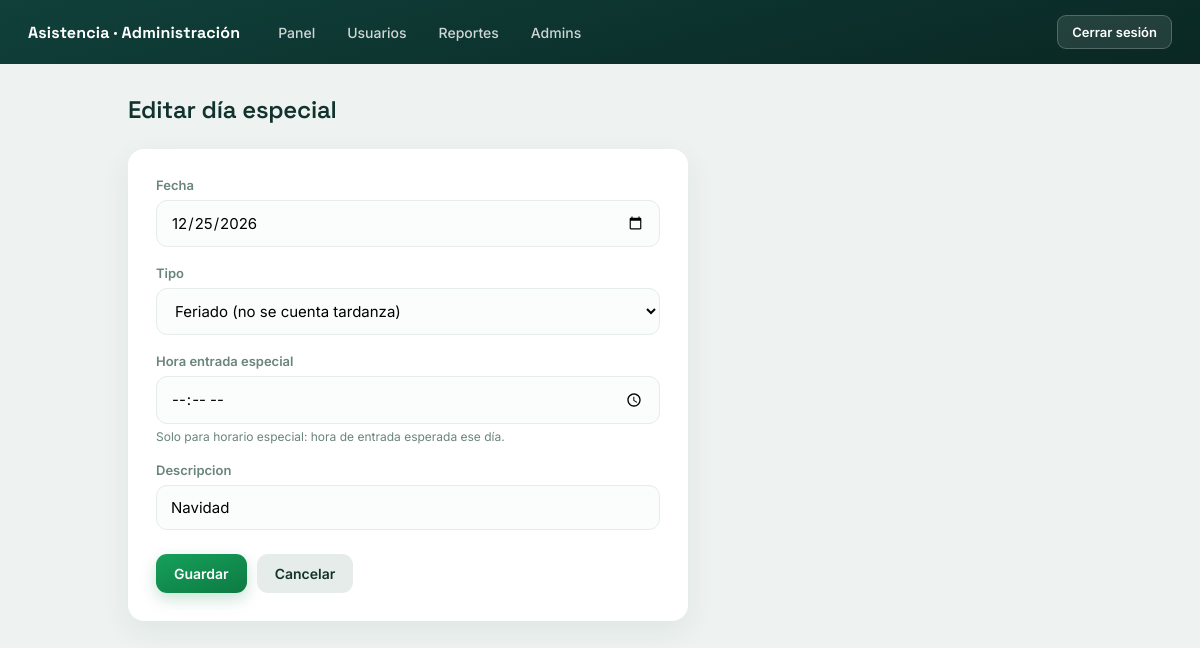
The page /gestion/dias/13/editar/ (signed in) on the database its author committed.
### registro/models.py (models this page shows, shortened)
class DiaEspecial(models.Model):
    FERIADO = "feriado"
    HORARIO_ESPECIAL = "horario_especial"
    TIPOS = [
        (FERIADO, "Feriado (no se cuenta tardanza)"),
        (HORARIO_ESPECIAL, "Horario especial (otra hora de entrada ese día)"),
    ]
    fecha = models.DateField(unique=True)
    tipo = models.CharField(max_length=20, choices=TIPOS)
    hora_entrada_especial = models.TimeField(
        null=True,
        blank=True,
        help_text="Solo para horario especial: hora de entrada esperada ese día.",
    )
    descripcion = models.CharField(max_length=120, blank=True)

### registro/views.py (the view, shortened to what this page needs)
# urls.py: path("gestion/dias/<int:pk>/editar/", views.dia_form, name="dia_editar"),
@staff_member_required
def dia_form(request, pk=None):
    dia = get_object_or_404(DiaEspecial, pk=pk) if pk else None
    if dia is not None:
        if request.method == "POST":
            fecha_anterior = dia.fecha
            form = DiaEspecialForm(request.POST, instance=dia)
            if form.is_valid():
                dia = form.save()
                _recalcular_tardanzas(fecha_anterior)
                if dia.fecha != fecha_anterior:
                    _recalcular_tardanzas(dia.fecha)
                messages.success(request, "Día especial actualizado.")
                return redirect("dias_lista")
        else:
            form = DiaEspecialForm(instance=dia)
        return render(request, "registro/dia_form.html", {"form": form, "dia": dia})

### registro/forms.py
class DiaEspecialForm(forms.ModelForm):
    class Meta:
        model = DiaEspecial
        fields = ["fecha", "tipo", "hora_entrada_especial", "descripcion"]
        widgets = {
            "fecha": forms.DateInput(attrs={"type": "date"}, format="%Y-%m-%d"),
            "hora_entrada_especial": forms.TimeInput(
                attrs={"type": "time"}, format="%H:%M"
            ),
        }

### registro/templates/registro/dia_form.html (shortened to what this page needs)
{% extends "registro/base.html" %}
{% block contenido %}
<div class="cabecera">
    <h1>{% if dia %}Editar día especial{% else %}Nuevo día especial{% endif %}</h1>
</div>
<div class="tarjeta">
    <form method="post" novalidate>
        {% for field in form %}
        <div class="campo">
            <label for="{{ field.id_for_label }}">{{ field.label }}</label>
            {{ field }}
            {% if field.help_text %}<small>{{ field.help_text }}</small>{% endif %}
        </div>
        {% endfor %}
        <div class="form-botones">
            <button type="submit" class="btn btn-verde">Guardar</button>
            <a class="btn btn-gris" href="{% url 'dias_lista' %}">Cancelar</a>
        </div>
    </form>
</div>
{% endblock %}

### registro/templates/registro/base.html (style rules this page uses)
:root { --green: #16a05a; --green-d: #0d7a43; --deep-1: #0a2723; --deep-2: #10403a; --azul: #1f6fce; --tenue: #6a847e; --borde: #e4ede9; --rojo: #c0392b; --ink: #12332c; --radius: 16px; --shadow: 0 10px 30px rgba(15, 45, 40, .07); }
* { box-sizing: border-box; margin: 0; padding: 0; }
body { font-family: "Inter", -apple-system, BlinkMacSystemFont, "Segoe UI", sans-serif; background: #eef3f1; color: var(--ink); min-height: 100vh; }
.cabecera { display: flex; justify-content: space-between; align-items: center; gap: 16px; margin-bottom: 24px; flex-wrap: wrap; }
.cabecera h1 { font-family: "Space Grotesk", sans-serif; font-size: 24px; font-weight: 600; letter-spacing: -.01em; }
.btn { border: none; border-radius: 11px; padding: 11px 18px; font-size: 14px; font-weight: 600; font-family: inherit; cursor: pointer; text-decoration: none; display: inline-block; transition: transform .08s, filter .15s, background .15s; }
.btn-verde { background: linear-gradient(160deg, var(--green), var(--green-d)); color: #fff; box-shadow: 0 6px 16px rgba(13, 122, 67, .22); }
.btn-gris { background: #e6ece9; color: var(--ink); }
.tarjeta { background: #fff; border-radius: var(--radius); padding: 28px; box-shadow: var(--shadow); max-width: 560px; }
.campo { margin-bottom: 18px; }
.campo label { display: block; font-size: 13px; font-weight: 600; color: var(--tenue); margin-bottom: 7px; }
.campo input, .campo select { width: 100%; padding: 12px 14px; font-size: 15px; font-family: inherit; border: 1.5px solid var(--borde); border-radius: 11px; background: #fbfdfc; transition: border-color .15s, box-shadow .15s; }
.campo small { display: block; color: var(--tenue); font-size: 12px; margin-top: 5px; }
.form-botones { display: flex; gap: 10px; margin-top: 24px; }

### rows shown on the page
DiaEspecial: form "12/25/2026" "Feriado (no se cuenta tardanza)" "Navidad"

### other values the page prints
{{ field.label }} "Fecha" "Tipo" "Hora entrada especial" "Descripcion"
{{ field.help_text }} "Solo para horario especial: hora de entrada esperada ese día."
